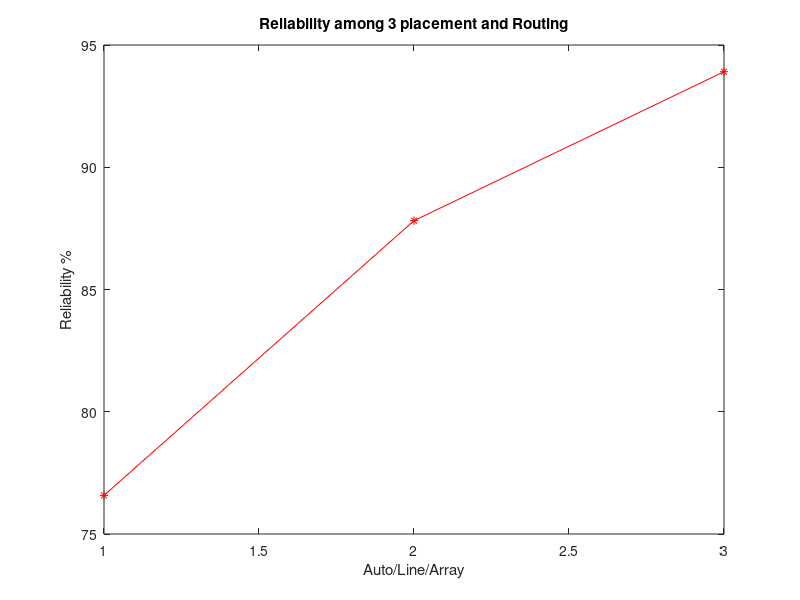

The MATLAB source for this figure:
fid = fopen('Reliability1.dat');
tline = fgetl(fid);

data_m={};

i=1;
while ischar(tline)
data_m(i)=cellstr(tline);
% disp(tline);

tline = fgetl(fid);
i=i+1;
end

fclose(fid);
fid = fopen('Reliability2.dat');
tline = fgetl(fid);




while ischar(tline)
data_m(i)=cellstr(tline);
% disp(tline);

tline = fgetl(fid);
i=i+1;
end

fclose(fid);
fid = fopen('Reliability3.dat');
tline = fgetl(fid);



while ischar(tline)
data_m(i)=cellstr(tline);
% disp(tline);

tline = fgetl(fid);
i=i+1;
end

fclose(fid);
R=[];
R(1)=0;
R(2)=0;
R(3)=0;
for j=1:3
for i=1:100
    for k=1:64
                if(i<=10)
                R(j)=R(j)+~strcmp(data_m{1,i+(j-1)*100}(k),data_m{1,1+(j-1)*100}(k));
                
                elseif (i>10 && i<=20)
                 R(j)=R(j)+~strcmp(data_m{1,i+(j-1)*100}(k),data_m{1,11+(j-1)*100}(k));
                 
                elseif (i>20 && i<=30)
                 R(j)=R(j)+~strcmp(data_m{1,i+(j-1)*100}(k),data_m{1,21+(j-1)*100}(k)) ;
                elseif (i>30 && i<=40)
                 R(j)=R(j)+~strcmp(data_m{1,i+(j-1)*100}(k),data_m{1,31+(j-1)*100}(k)) ;
                elseif (i>40 && i<=50)
                 R(j)=R(j)+~strcmp(data_m{1,i+(j-1)*100}(k),data_m{1,41+(j-1)*100}(k)) ;
                elseif (i>50 && i<=60)
                 R(j)=R(j)+~strcmp(data_m{1,i+(j-1)*100}(k),data_m{1,51+(j-1)*100}(k)) ;
                elseif (i>60 && i<=70)
                 R(j)=R(j)+~strcmp(data_m{1,i+(j-1)*100}(k),data_m{1,61+(j-1)*100}(k));
                elseif (i>70 && i<=80)
                 R(j)=R(j)+~strcmp(data_m{1,i+(j-1)*100}(k),data_m{1,71+(j-1)*100}(k));
                elseif (i>80 && i<=90)
                 R(j)=R(j)+~strcmp(data_m{1,i+(j-1)*100}(k),data_m{1,81+(j-1)*100}(k));
                elseif (i>90 && i<=100)
                 R(j)=R(j)+~strcmp(data_m{1,i+(j-1)*100}(k),data_m{1,91+(j-1)*100}(k));
               end  
    end 
    
end 
end 
for i=1:3
    R(i)=(1-R(i)/99/64)*100;
end 
disp(R);
figure(1);
% x=(1,100);
% ylim([73, 95]);
% axis([1,100,0,3]);
% set(gca, 'YLim',[73 95]);  
% X????????

plot([1,2,3],R,'-r*');
ylabel('Reliability %');
xlabel('Auto/Line/Array');
title('Reliability among 3 placement and Routing');




